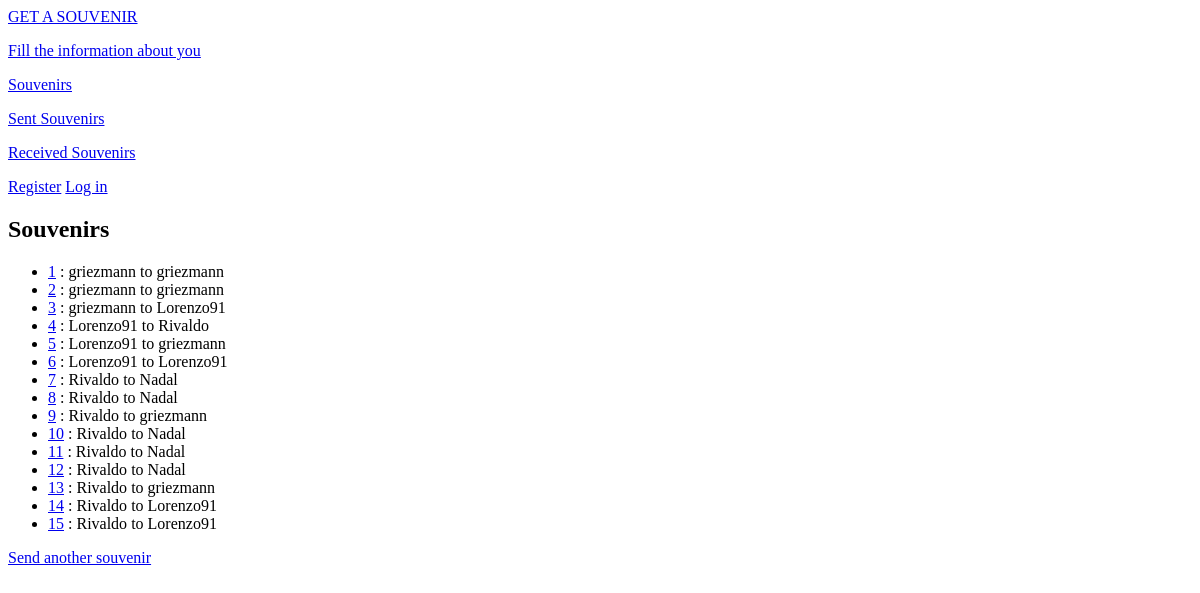
The app's page /souvenirs/, older data.
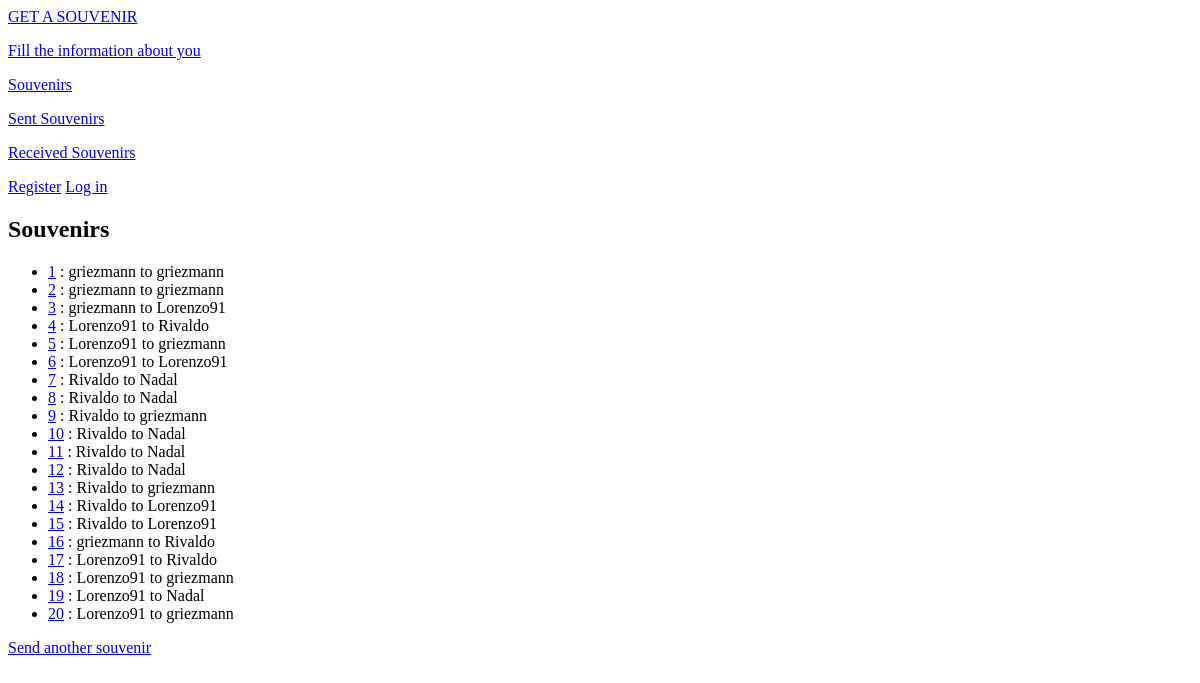
The same page, newer data.
### souvenirs_app/models.py (models this page shows, shortened)
class Souvenir(models.Model):
    souvenir_id = models.AutoField(primary_key=True)
    send_user = models.ForeignKey(User, on_delete=models.CASCADE, related_name='send_user')
    send_date = models.DateField(auto_now_add=True)
    receive_user = models.ForeignKey(User, on_delete=models.CASCADE, related_name='receive_user')
    receive_date = models.DateField(auto_now=True)
    send_user_img = models.ImageField(upload_to='send/', default='no-photo.png', null=True, blank=True)
    receive_user_img = models.ImageField(upload_to='receive/', default='no-photo.png', null=True, blank=True)
    STATUS_CHOICES = (('TR', 'Travelling'), ('RCV', 'Received'))
    status = models.CharField(max_length=10, choices=STATUS_CHOICES, default='Travelling')
    extra_name = models.CharField(max_length=10, default='')
    class Meta:
        verbose_name = 'Souvenir'
        verbose_name_plural = 'Souvenirs'

### souvenirs_app/views.py (the view)
# urls.py: path('souvenirs/', views.SouvenirsView.as_view(), name='souvenirs'),
class SouvenirsView(ListView):
    model = Souvenir
    template_name = 'souvenirs_app/souvenirs.html'
    context_object_name = 'souvenirs'

### souvenirs_app/templates/souvenirs_app/souvenirs.html
{% extends 'souvenirs_app/base.html' %}
{% block content %}
    <h2>Souvenirs</h2>
    <ul>
        {% for souvenir in souvenirs %}
            <li><a href="{% url 'souvenirs_app:souvenir' souvenir.souvenir_id %}">{{ souvenir.souvenir_id }}</a> : {{ souvenir.send_user }} to {{ souvenir.receive_user }}</li>
        {% empty %}
            <li>No souvenirs have been sent yet</li>
        {% endfor %}
    </ul>
    <a href="{% url 'souvenirs_app:new_souvenir' %}">Send another souvenir</a>
{% endblock content %}

### souvenirs_app/templates/souvenirs_app/base.html (shortened to what this page needs)
<!DOCTYPE html>
<html lang="en">
<head>
</head>
<header>
    <a href="{% url 'souvenirs_app:index' %}">GET A SOUVENIR</a>
</header>
<body>
<p>
    <a href="{% url 'souvenirs_app:user_info' %}">Fill the information about you</a>
</p>
<p>
    <a href="{%  url 'souvenirs_app:souvenirs' %}">Souvenirs</a>
</p>
<p>
    <a href="{%  url 'souvenirs_app:send_user_souvenirs' %}">Sent Souvenirs</a>
</p>
<p>
    <a href="{%  url 'souvenirs_app:receive_user_souvenirs' %}">Received Souvenirs</a>
</p>
{% if user.is_authenticated %}
    Hello, {{ user.username }}!
    <a href="{% url 'users:logout' %}">Log out</a>
{% else %}
    <a href="{% url 'users:register' %}">Register</a>
    <a href="{% url 'users:login' %}">Log in</a>
{% endif %}
{% block content %}{% endblock content %}
</body>
</html>

Row changes from the older to the newer data that the page shows:
added Souvenir: souvenir_id "16", send_user "griezmann", receive_user "Rivaldo"
added Souvenir: souvenir_id "17", send_user "Lorenzo91", receive_user "Rivaldo"
added Souvenir: souvenir_id "18", send_user "Lorenzo91", receive_user "griezmann"
added Souvenir: souvenir_id "19", send_user "Lorenzo91", receive_user "Nadal"
added Souvenir: souvenir_id "20", send_user "Lorenzo91", receive_user "griezmann"
